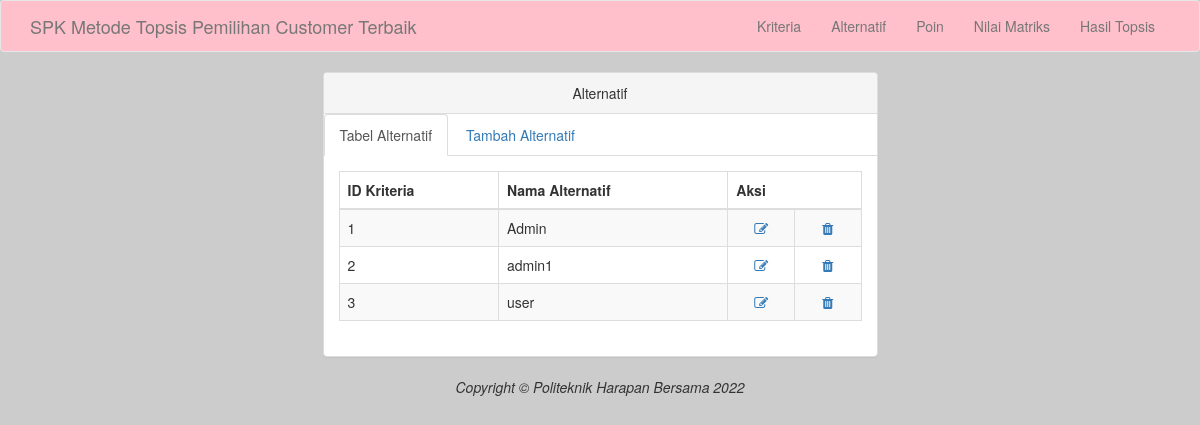
The page /alternatif.php on the database its author committed.
### tables this page shows
CREATE TABLE `tab_alternatif` (
  `id_alternatif` int(11) NOT NULL,
  `nama_alternatif` varchar(50) NOT NULL
);

### alternatif.php (the view, shortened to what this page needs)
<?php
include ("koneksi.php");
 ?>
<!DOCTYPE html>
<html>
  <head>
    <link href="tampilan/css/bootstrap.min.css" rel="stylesheet">
    <link href="tampilan/font-awesome/css/font-awesome.min.css" rel="stylesheet" type="text/css">
  </head>
  <body>
    <nav class="navbar navbar-default navbar-custom navbar-dark bg-dark" style='background-color:pink;'>
      <div class="container">
        <div class="navbar-header">
          <a class="navbar-brand" href="index.php">SPK Metode Topsis Pemilihan Customer Terbaik</a>
        </div>
        <div class="collapse navbar-collapse">
          <ul class="nav navbar-nav navbar-right">
            <li>
              <a href="kriteria.php">Kriteria</a>
            </li>
            <li>
              <a href="alternatif.php">Alternatif</a>
            </li>
            <li>
              <a href="poin.php">Poin</a>
            </li>
            <li>
              <a href="nilmat.php">Nilai Matriks</a>
            </li>
            <li>
              <a href="hastop.php">Hasil Topsis</a>
            </li>
          </ul>
        </div>
      </div>
    </nav>
    <div class="container">
      <div class="row">
        <div class="col-lg-6 col-lg-offset-3">
            <div class="panel panel-default">
                <div class="panel-heading text-center">
                    Alternatif
                </div>
                <ul class="nav nav-tabs">
                    <li class="active">
                      <a href="alternatif.php" data-toggle="tab">Tabel Alternatif</a>
                    </li>
                    <li>
                      <a href="alternatiftambah.php" data-toggle="tab">Tambah Alternatif</a>
                    </li>
                </ul>
                <div class="panel-body">
                    <div class="tab-content">
                      <div class="">
                        <table class="table table-striped table-bordered table-hover">
                          <thead >
                            <tr>
                              <th>ID Kriteria</th>
                              <th>Nama Alternatif</th>
                              <th colspan="2">Aksi</th>
                            </tr>
                          </thead>
                          <tbody>
                            <?php
                            $sql = $koneksi->query('SELECT * FROM tab_alternatif');
                            while ($row = $sql->fetch_array()) {
                            ?>
                            <tr>
                              <td><?php echo $row[0] ?></td>
                              <td><?php echo $row[1] ?></td>
                              <td align="center"><a href="editalternatif.php?id_alternatif=<?php echo $row['id_alternatif'] ?>"><i class="fa fa-edit fa-fw"></i> </td>
                              <td align="center"><a href="hapusalternatif.php?id_alternatif=<?php echo $row['id_alternatif'] ?>"><i class="fa fa-trash fa-fw"></i> </td>
                            </tr>
                            <?php } ?>
                          </tbody>
                        </table>
                      </div>
                    </div>
                </div>
            </div>
        </div>
      </div>
    </div>
    <footer class="text-center">
      <div class="footer-below">
        <div class="container">
          <div class="row">
            <div class="col-lg-12">
              <em>Copyright &copy; Politeknik Harapan Bersama 2022</em>
            </div>
          </div>
        </div>
      </div>
    </footer>
  </body>
</html>

### alternatif.php (style rules this page uses)
body { background-color: #ccc; }

### rows shown on the page
tab_alternatif: id_alternatif "1", nama_alternatif "Admin"
tab_alternatif: id_alternatif "2", nama_alternatif "admin1"
tab_alternatif: id_alternatif "3", nama_alternatif "user"
